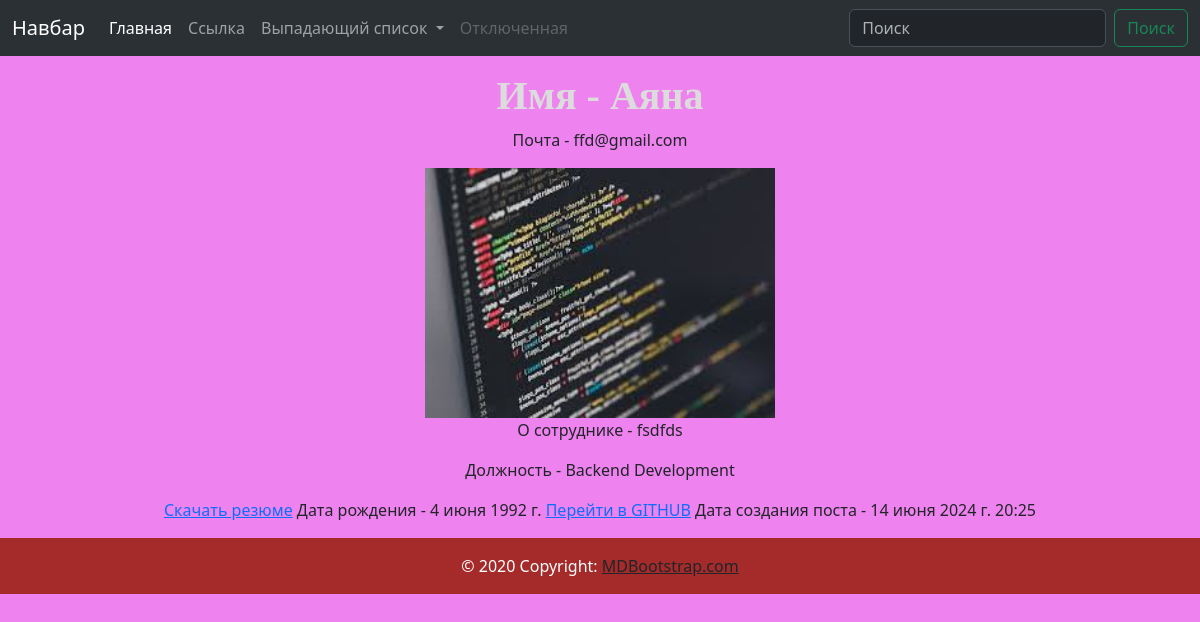
Page /employees/17/ on the committed database.
### news_blog/models.py (models this page shows, shortened)
class Employees(models.Model):
    PROGRAMMING_STATUS = (
        ('Full Stack', 'Full Stack'),
        ('Backend Development', 'Backend Development'),
        ('Frontend Development', 'Frontend Development'),
        ('UX-UI Development', 'UX-UI Development'),
    )
    name = models.CharField(max_length=100, verbose_name='Напишите имя сотрудника', null=True)
    email = models.EmailField(default='@gmail.com', verbose_name='Укажите почту сотрудника', null=True)
    image = models.ImageField(upload_to='images/', verbose_name='Загрузите фото', null=True)
    about_emp = models.TextField()
    programming_status = models.CharField(max_length=100, choices=PROGRAMMING_STATUS,
                                          verbose_name='Укажите статус программиста', null=True)
    rezume = models.FileField(upload_to='rezume/', verbose_name='Загрузите резюме', null=True, blank=True)
    date_of_birth = models.DateField(verbose_name='Укажите дату рождения', null=True)
    github = models.URLField(verbose_name='Загрузите ваш гит', null=True)
    created_at = models.DateTimeField(auto_now_add=True)
    class Meta:
        verbose_name = 'сотрудника'
        verbose_name_plural = 'сотрудники'

### news_blog/views.py (the view)
# urls.py: path('employees/<int:id>/', views.EmployeeDetailView.as_view()),
class EmployeeDetailView(generic.DetailView):
    template_name = 'employees/employees_detail.html'
    context_object_name = 'emp_id'
    def get_object(self, **kwargs):
        emp_id = self.kwargs.get('id')
        return get_object_or_404(models.Employees, id=emp_id)

### templates/employees/employees_detail.html (shortened to what this page needs)
{% load static %}
{% include '../header.html' %}
<link rel="stylesheet" href="{% static 'css/style.css' %}">
<h1 class="h1_name">Имя - {{ emp_id.name }} </h1>
<p>Почта - {{ emp_id.email }}</p>
<img src="{{ emp_id.image.url }}" width="350" height="250">
<p>О сотруднике - {{ emp_id.about_emp }}</p>
<p>Должность - {{ emp_id.programming_status }}</p>
{% if emp_id.rezume %}
{% if emp_id.rezume.url %}
    <a href="{{ emp_id.rezume.url }}" download>Скачать резюме</a>
{% else %}
    <p>Резюме не загруженно</p>
{% endif %}
{% endif %}
<data>Дата рождения - {{ emp_id.date_of_birth }}</data>
<a href="{{ emp_id.github }}">Перейти в GITHUB</a>
<data>Дата создания поста - {{ emp_id.created_at }}</data>
{% include '../footer.html' %}

### static/css/style.css (style rules this page uses)
body { background-color: violet; }
.h1_name { color: gainsboro ; font-family: Verdana; font-weight: bolder; }

### rows in the picture
Employees: name "Аяна", email "ffd@gmail.com", image (picture), about_emp "fsdfds", programming_status "Backend Development", date_of_birth "4 июня 1992 г.", created_at "14 июня 2024 г. 20:25"
